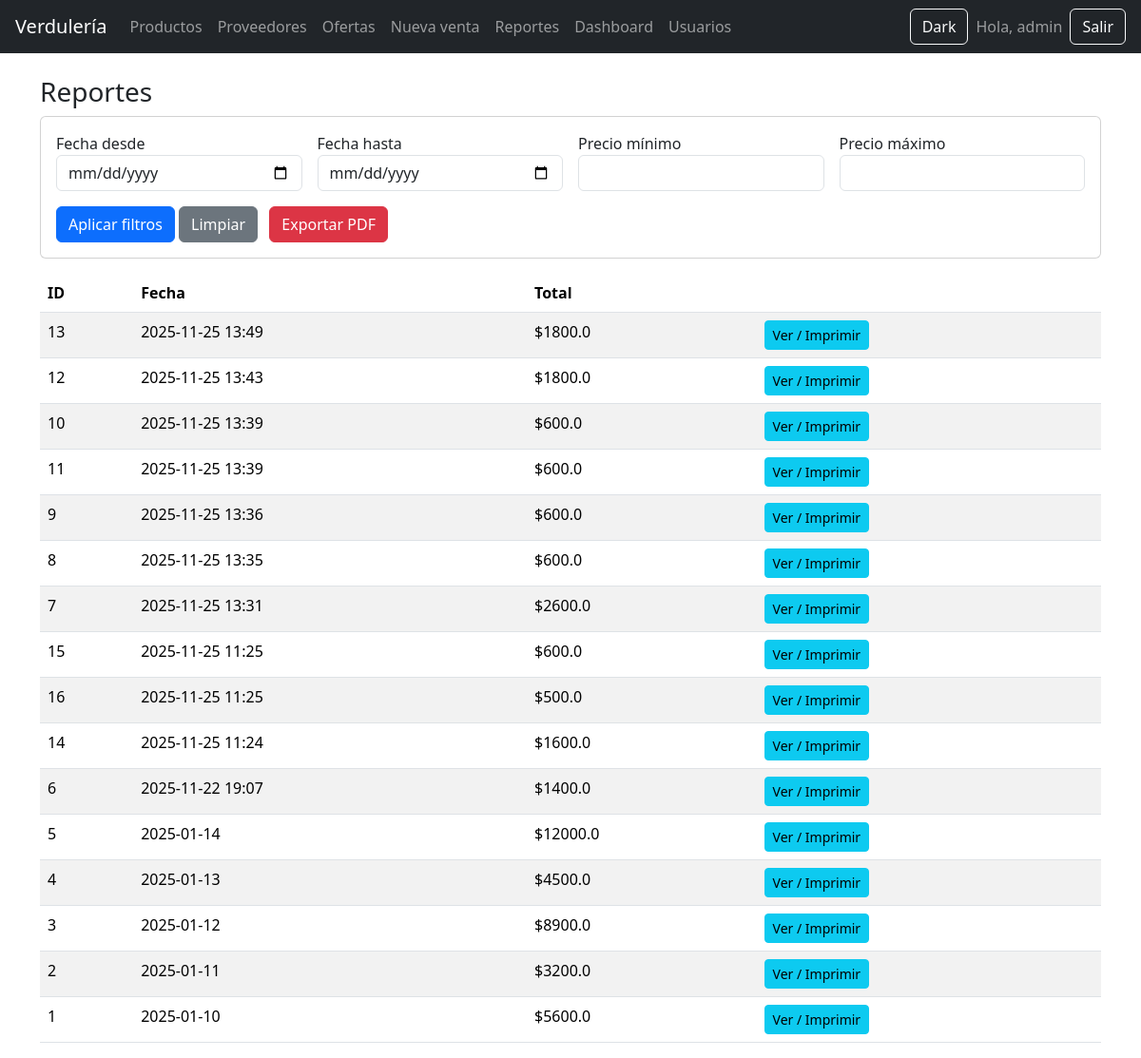
The page /reportes/ (signed in) on the database as committed earlier.
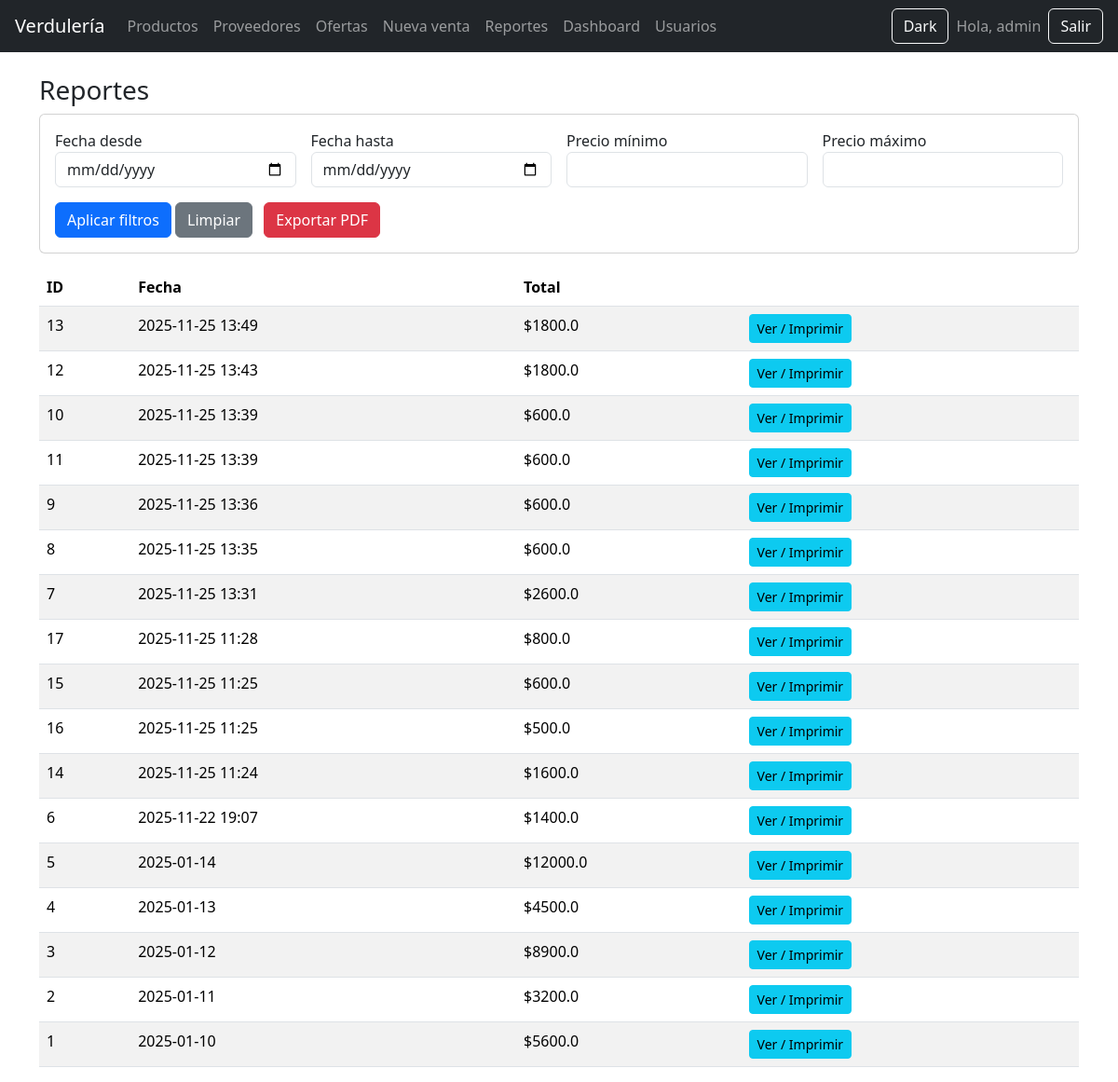
The same page on the database as committed later.
### tables this page shows
CREATE TABLE ventas (
        id INTEGER PRIMARY KEY AUTOINCREMENT,
        fecha TEXT NOT NULL,
        total REAL NOT NULL
    );

### app/routes/reportes.py (the view)
@reportes_bp.route("/")
@login_required
def index():
    db = get_db()
    productos = db.execute("SELECT id, nombre FROM productos ORDER BY nombre").fetchall()
    categorias = db.execute("SELECT id, nombre FROM categorias ORDER BY nombre").fetchall()
    unidades = db.execute("SELECT id, nombre FROM unidades ORDER BY nombre").fetchall()
    sql, params, filtros = _build_ventas_query(request.args, limit=200)
    ventas = db.execute(sql, params).fetchall()
    return render_template("reportes/reportes.html", ventas=ventas,
                           productos=productos, categorias=categorias, unidades=unidades,
                           filtros=filtros)

### app/__init__.py (called while the page is built)
def create_app():
    app = Flask(__name__)
    app.secret_key = "clave-super-secreta"
    app.register_blueprint(auth_bp)
    app.register_blueprint(productos_bp)
    app.register_blueprint(ventas_bp)
    app.register_blueprint(reportes_bp)
    app.register_blueprint(admin_bp)
    app.register_blueprint(usuarios_bp)
    app.register_blueprint(proveedores_bp)
    app.register_blueprint(ofertas_bp)
    @app.route("/")
    def index():
        return render_template("index.html")
    @app.teardown_appcontext
    def teardown_db(exception):
        close_db()
    return app

### db.py (called while the page is built)
def get_db():
    if "db" not in g:
        g.db = sqlite3.connect(DB_NAME)
        g.db.row_factory = sqlite3.Row
    return g.db

### app/templates/reportes/reportes.html
{% extends "base.html" %}
{% block contenido %}
<h3>Reportes</h3>
<form method="GET" class="card p-3 mb-3">
    <div class="row g-3">
        <div class="col-md-3">
            <label>Fecha desde</label>
            <input type="date" name="fecha_desde" value="{{ filtros.fecha_desde or '' }}" class="form-control">
        </div>
        <div class="col-md-3">
            <label>Fecha hasta</label>
            <input type="date" name="fecha_hasta" value="{{ filtros.fecha_hasta or '' }}" class="form-control">
        </div>
        <div class="col-md-3">
            <label>Precio mínimo</label>
            <input type="number" step="0.01" name="precio_min" value="{{ filtros.precio_min or '' }}" class="form-control">
        </div>
        <div class="col-md-3">
            <label>Precio máximo</label>
            <input type="number" step="0.01" name="precio_max" value="{{ filtros.precio_max or '' }}" class="form-control">
        </div>
    </div>
    <div class="mt-3">
        <button class="btn btn-primary">Aplicar filtros</button>
        <a href="/reportes/" class="btn btn-secondary">Limpiar</a>
        <a href="/reportes/export/pdf" class="btn btn-danger ms-2">Exportar PDF</a>
    </div>
</form>
<table class="table table-striped">
<thead>
<tr>
    <th>ID</th>
    <th>Fecha</th>
    <th>Total</th>
    <th></th>
</tr>
</thead>
<tbody>
{% for v in ventas %}
<tr>
    <td>{{v.id}}</td>
    <td>{{v.fecha}}</td>
    <td>${{v.total}}</td>
    <td>
        <a class="btn btn-sm btn-info" href="{{ url_for('reportes.ver_venta', id=v.id) }}">Ver / Imprimir</a>
    </td>
</tr>
{% endfor %}
</tbody>
</table>
{% endblock %}

### app/templates/base.html (shortened to what this page needs)
<!DOCTYPE html>
<html>
<head>
    <link rel="stylesheet" href="https://cdn.jsdelivr.net/npm/bootstrap@5.3.2/dist/css/bootstrap.min.css">
    <link rel="stylesheet" href="/static/css/custom.css">
</head>
<body>
<nav class="navbar navbar-expand-lg navbar-dark bg-dark px-3">
    <a class="navbar-brand" href="/">Verdulería</a>
    <div class="collapse navbar-collapse">
        <ul class="navbar-nav me-auto">
            <li class="nav-item"><a class="nav-link" href="/productos/">Productos</a></li>
            <li class="nav-item"><a class="nav-link" href="/proveedores/">Proveedores</a></li>
            {% if session.get('role') == 'admin' %}
            <li class="nav-item"><a class="nav-link" href="/ofertas/">Ofertas</a></li>
            {% endif %}
            <li class="nav-item"><a class="nav-link" href="/ventas/nueva">Nueva venta</a></li>
            <li class="nav-item"><a class="nav-link" href="/reportes/">Reportes</a></li>
            <li class="nav-item"><a class="nav-link" href="/reportes/dashboard">Dashboard</a></li>
            {% if session.get('role') == 'admin' %}
            <a class="nav-link" href="{{ url_for('usuarios.index') }}">Usuarios</a>
            {% endif %}
        </ul>
        <button id="darkModeToggle" class="btn btn-outline-light me-2">Dark</button>
        {% if session.get('username') %}
            <span class="navbar-text me-2">Hola, {{session.username}}</span>
            <a href="/auth/logout" class="btn btn-outline-light">Salir</a>
        {% else %}
            <a href="/auth/login" class="btn btn-outline-light">Ingresar</a>
        {% endif %}
    </div>
</nav>
<div class="container mt-4">
    {% block contenido %}{% endblock %}
</div>
</body>
</html>

Rows that differ between the two databases and show on the page:
added ventas: id "17", fecha "2025-11-25 11:28", total "800.0"
